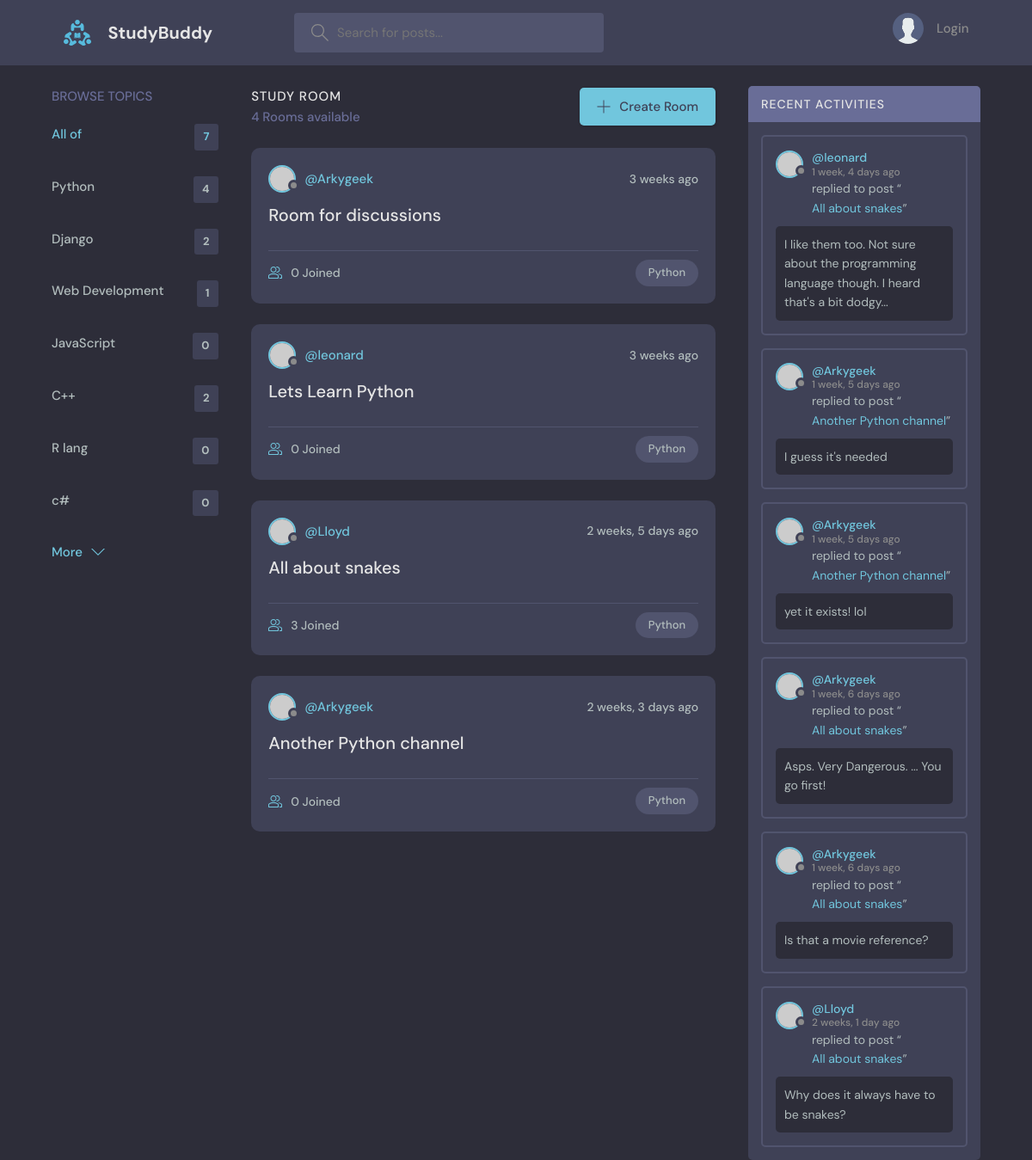
Page /?q=Python on the committed database.
### base/models.py (models this page shows, shortened)
class Topic(models.Model):
      name = models.CharField(max_length=200)

class Room(models.Model):
    host = models.ForeignKey(
        User,
        on_delete=models.SET_NULL,
        null=True)
    topic = models.ForeignKey(
        Topic,
        on_delete=models.SET_NULL,
        null=True)
    name = models.CharField(max_length=200)
    description = models.TextField(null=True, blank=True)
    participants = models.ManyToManyField(
        User,
        related_name='participants',
        blank=True)
    updated = models.DateTimeField(auto_now=True)
    created = models.DateTimeField(auto_now_add=True)
    class Meta:
        ordering = ['-updated', '-created']
    def __str__(self):
        return self.name

class Message(models.Model):
    user = models.ForeignKey(User, on_delete=models.CASCADE)
    room = models.ForeignKey(Room, on_delete=models.CASCADE)
    body = models.TextField()
    updated = models.DateTimeField(auto_now=True)
    created = models.DateTimeField(auto_now_add=True)
    class Meta:
        ordering = ['-updated', '-created']

### base/views.py (the view)
# urls.py: path('', views.home, name="home"),
def home(request):
    q = request.GET.get('q') if request.GET.get('q') != None else ''
    rooms = Room.objects.filter(
      Q(topic__name__icontains=q) |
      Q(name__icontains=q) |
      Q(description__icontains=q)
    )
    topics = Topic.objects.all()
    room_count = rooms.count()
    room_messages = Message.objects.filter(Q(room__topic__name__icontains=q))
    context = { # this is the dictionary we pass to the function
      'rooms': rooms,
      'topics': topics,
      'room_count': room_count,
      'room_messages': room_messages
    }
    return render(request, 'base/home.html', context)

### base/templates/base/home.html (shortened to what this page needs)
{% extends 'main.html' %}
{% block content %}
<main class="layout layout--3">
  <div class="container">
    {% include 'base/topics_component.html' %}
    <div class="roomList">
      <div class="roomList__header">
        <div>
          <h2>Study Room</h2>
          <p>{{room_count}} Rooms available</p>
        </div>
        <a class="btn btn--main" href="{% url 'create-room' %}">
          <svg version="1.1" xmlns="http://www.w3.org/2000/svg" width="32" height="32" viewBox="0 0 32 32">
            <title>add</title>
            <path
              d="M16.943 0.943h-1.885v14.115h-14.115v1.885h14.115v14.115h1.885v-14.115h14.115v-1.885h-14.115v-14.115z"
            ></path>
          </svg>
          Create Room
        </a>
      </div>
      {% include 'base/feed_component.html' %}
    </div>
    {% include 'base/activity_component.html' %}
  </div>
</main>
{% endblock content %}

### base/templates/base/topics_component.html
<div class="topics">
    <div class="topics__header">
        <h2>Browse Topics</h2>
    </div>
    <ul class="topics__list">
        <li>
            <a href="{% url 'home' %}" class="active">
                All of
                <span>
                    {{topics.count}}
                </span>
            </a>
        </li>
        {% for topic in topics %}
            <li>
                <a href="{% url 'home' %}?q={{topic.name}}">
                    {{topic.name}}
                    <span>
                        {{topic.room_set.all.count}}
                    </span>
                </a>
            </li>
        {% endfor %}
    </ul>
    <button class="btn btn--link" href="/">
        More
        <svg  {{comment}} chevron-down {{endcomment}}
             version="1.1"
             xmlns="http://www.w3.org/2000/svg"
             width="32"
             height="32"
             viewBox="0 0 32 32">
            <title>
                chevron-down
            </title>
            <path d="M16 21l-13-13h-3l16 16 16-16h-3l-13 13z"></path>
        </svg>
    </button>
</div>

### base/templates/base/feed_component.html (shortened to what this page needs)
{% for room in rooms %}
  <div class="roomListRoom">
    <div class="roomListRoom__header">
      <a href="{% url 'user-profile' room.host.id %}" class="roomListRoom__author">
        <div class="avatar avatar--small">
          <img src="https://randomuser.me/api/portraits/women/11.jpg" />
        </div>
        <span>@{{room.host.username}}</span>
      </a>
      <div class="roomListRoom__actions">
        <span>{{room.created|timesince}} ago</span>
      </div>
    </div>
    <div class="roomListRoom__content">
      <a href="{% url 'room' room.id %}">{{room.name}}</a>
    </div>
    <div class="roomListRoom__meta">
      <a href="{% url 'room' room.id %}" class="roomListRoom__joined">
        {{room.participants.all.count}} Joined
      </a>
      <p class="roomListRoom__topic">
        {{room.topic.name}}
      </p>
    </div>
  </div>
{% endfor %}

### base/templates/base/activity_component.html (shortened to what this page needs)
<div class="activities">
    <div class="activities__header">
        <h2>Recent Activities</h2>
    </div>
    {% for message in room_messages %}
        <div class="activities__box">
            <div class="activities__boxHeader roomListRoom__header">
                <a href="{% url 'user-profile' message.user.id %}"
                   class="roomListRoom__author" >
                    <div class="avatar avatar--small">
                        <img src="https://randomuser.me/api/portraits/women/11.jpg" />
                    </div>
                    <p>
                        @{{message.user}}
                        <span>
                            {{message.created|timesince}} ago
                        </span>
                    </p>
                </a>
            </div>
            <div class="activities__boxContent">
                <p>replied to post “<a href="{% url 'room' message.room.id %}">{{message.room}}</a>”</p>
                <div class="activities__boxRoomContent">
                    {{message.body}}
                </div>
            </div>
        </div>
    {% endfor %}
</div>

### rows in the picture
Topic: name "Python", room_set.all.count "4"
Topic: name "Django", room_set.all.count "2"
Topic: name "Web Development", room_set.all.count "1"
Topic: name "JavaScript", room_set.all.count "0"
Topic: name "C++", room_set.all.count "2"
Topic: name "R lang", room_set.all.count "0"
Topic: name "c#", room_set.all.count "0"
Room: host.username "Arkygeek", created "3 weeks", name "Room for discussions", participants.all.count "0", topic.name "Python"
Room: host.username "leonard", created "3 weeks", name "Lets Learn Python", participants.all.count "0", topic.name "Python"
Room: host.username "Lloyd", created "2 weeks, 5 days", name "All about snakes", participants.all.count "3", topic.name "Python"
Room: host.username "Arkygeek", created "2 weeks, 3 days", name "Another Python channel", participants.all.count "0", topic.name "Python"
Message: user "leonard", created "1 week, 4 days", room "All about snakes", body "I like them too. Not sure about the programming language though. I heard that's a bit dodgy..."
Message: user "Arkygeek", created "1 week, 5 days", room "Another Python channel", body "I guess it's needed"
Message: user "Arkygeek", created "1 week, 5 days", room "Another Python channel", body "yet it exists! lol"
Message: user "Arkygeek", created "1 week, 6 days", room "All about snakes", body "Asps. Very Dangerous. ... You go first!"
Message: user "Arkygeek", created "1 week, 6 days", room "All about snakes", body "Is that a movie reference?"
Message: user "Lloyd", created "2 weeks, 1 day", room "All about snakes", body "Why does it always have to be snakes?"

### other values in the picture
{{ topics.count }} "7"
{{ room_count }} "4"
